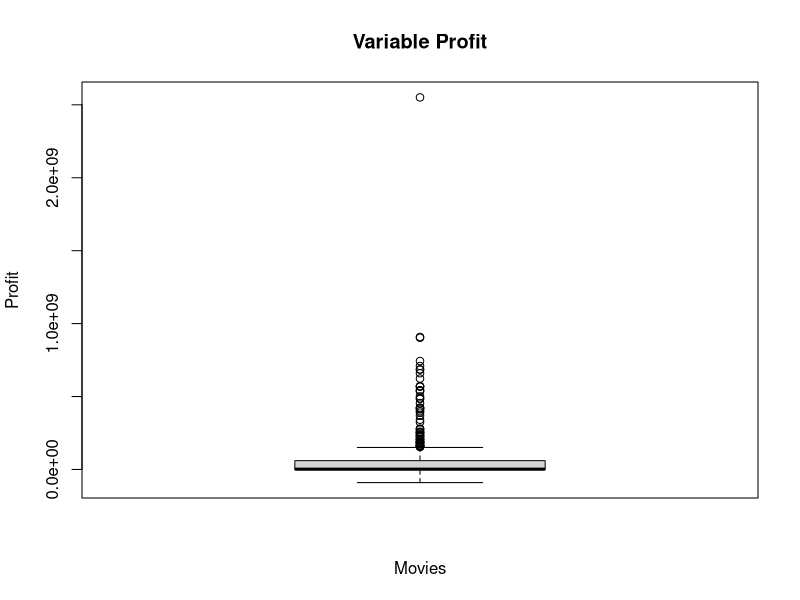
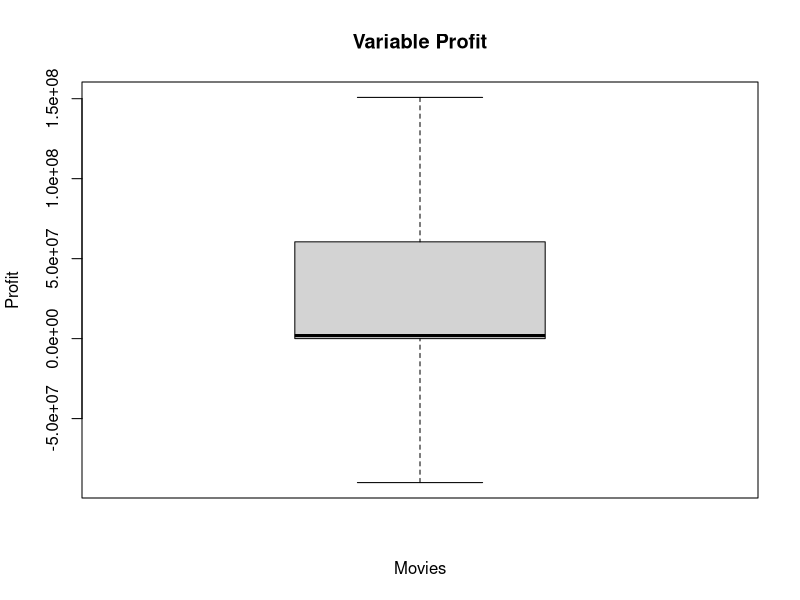
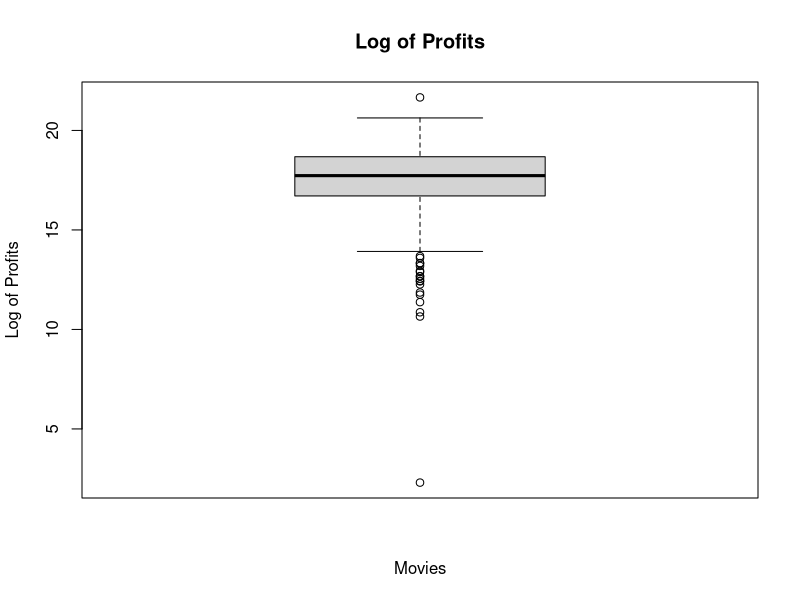
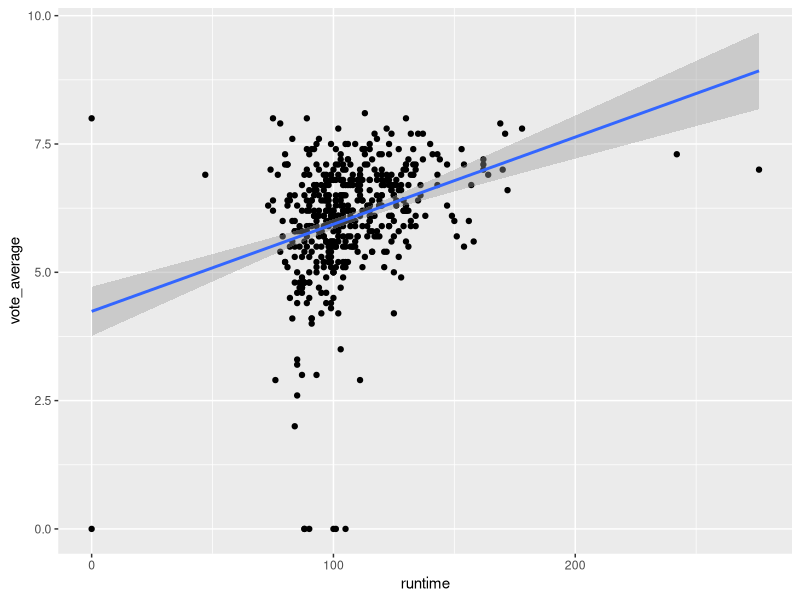

Write the R code that produced these figures, in order.
## ---- chunk 1
knitr::opts_chunk$set(echo = TRUE)
## ---- chunk 2
movies <- read.table("movies1.tsv", header=TRUE)

head(movies)

ncol(movies)
nrow(movies)

## ---- chunk 3
#WRITE YOUR CODE HERE
str(movies)
## ---- chunk 4

library(tidyverse)

movies$profit = movies$revenue - movies$budget

movies %>%
  summarise(mean(profit),
            median(profit),
            min(profit),
            max(profit))

## ---- chunk 5

#WRITE YOUR CODE HERE
max_profit = max(movies$profit)
min_profit = min(movies$profit)

movies %>%
  filter(profit == max_profit) %>%
  select(title, profit)

movies %>%
  filter(profit == min_profit) %>%
  select(title, profit)

## ---- chunk 6

#WRITE YOUR CODE HERE
boxplot(movies$profit, 
        main="Variable Profit",
        ylab="Profit",
        xlab="Movies")

Q1 = quantile(movies$profit, 0.25)
Q2 = quantile(movies$profit, 0.50)
Q3 = quantile(movies$profit, 0.75)
Q4 = max(movies$profit)

Q1
Q2
Q3
Q4

boxplot(movies$profit,
        main='Variable Profit',
        ylab="Profit",
        xlab="Movies",
        outline = FALSE)

## ---- chunk 7

movies$log_profits = log(movies$profit)

movies %>%
  summarise(mean_profits = mean(log_profits[is.finite(log_profits)], na.rm = TRUE))

## ---- chunk 8

#WRITE YOUR CODE HERE
movies$log_profits[movies$log_profits<=0]<- NA
movies$log_profits[is.nan(movies$log_profits)] <- NA

mean(movies$log_profits, na.rm = TRUE)

boxplot(movies$log_profits,
        main = "Log of Profits",
        xlab = "Movies",
        ylab = "Log of Profits")

## ---- chunk 9

#WRITE YOUR CODE HERE
ggplot(movies, aes(x=runtime, y=vote_average))+
  geom_point()+
  geom_smooth(method="lm", se=T)

#het gemiddelde van de average ligt rond de 100min
#movies met longer runtime are considered better 
#Movies with a longer runtime
## ---- chunk 10
#WRITE YOUR CODE HERE

## ---- chunk 11
#WRITE YOUR CODE HERE
actor_counts <- sort(table(movies$first_actor), decreasing = TRUE)
head(actor_counts, 1)

## ---- chunk 12
#WRITE YOUR CODE HERE
average_revenue<- movies %>% 
  filter(first_actor=="Bruce Willis") %>% 
  summarise(average_revenue_Bruce=mean(revenue, na.rm=T))

mean(movies$revenue)
## ---- chunk 13
#WRITE YOUR CODE HERE

## ---- chunk 14
#WRITE YOUR CODE HERE

## ---- chunk 15
#WRITE YOUR CODE HERE

## ---- chunk 16
#WRITE YOUR CODE HERE

## ---- chunk 17
#WRITE YOUR CODE HERE

## ---- chunk 18
#WRITE YOUR CODE HERE


## ---- chunk 19
#WRITE YOUR CODE HERE


## ---- chunk 20
#WRITE YOUR CODE HERE


## ---- chunk 21
#WRITE YOUR CODE HERE


## ---- chunk 22
#WRITE YOUR CODE HERE


## ---- chunk 23
#WRITE YOUR CODE HERE


## ---- chunk 24
#WRITE YOUR CODE HERE


## ---- chunk 25
#WRITE YOUR CODE HERE

## ---- chunk 26
#WRITE YOUR CODE HERE

## ---- chunk 27
#WRITE YOUR CODE HERE

## ---- chunk 28
#WRITE YOUR CODE HERE

## ---- chunk 29
#WRITE YOUR CODE HERE

## ---- chunk 30
#WRITE YOUR CODE HERE

## ---- chunk 31
#WRITE YOUR CODE HERE

## ---- chunk 32
#WRITE YOUR CODE HERE

## ---- chunk 33
#WRITE YOUR CODE HERE

## ---- chunk 34
#WRITE YOUR CODE HERE

## ---- chunk 35
#WRITE YOUR CODE HERE

## ---- chunk 36
#WRITE YOUR CODE HERE

## ---- chunk 37
#WRITE YOUR CODE HERE

## ---- chunk 38
#WRITE YOUR CODE HERE

## ---- chunk 39
#WRITE YOUR CODE HERE

## ---- chunk 40
#WRITE YOUR CODE HERE

